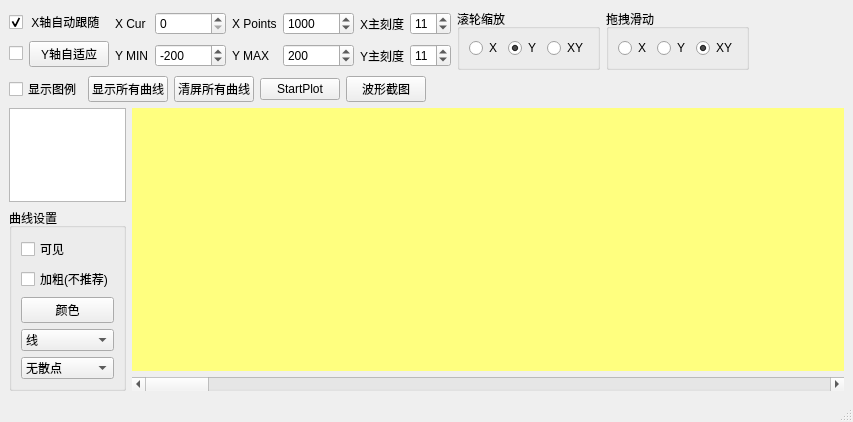
<?xml version="1.0" encoding="UTF-8"?>
<ui version="4.0">
 <class>Plot</class>
 <widget class="QMainWindow" name="Plot">
  <property name="geometry">
   <rect>
    <x>0</x>
    <y>0</y>
    <width>853</width>
    <height>422</height>
   </rect>
  </property>
  <property name="windowTitle">
   <string>MainWindow</string>
  </property>
  <widget class="QWidget" name="centralwidget">
   <layout class="QGridLayout" name="gridLayout_4">
    <item row="0" column="2">
     <spacer name="horizontalSpacer">
      <property name="orientation">
       <enum>Qt::Horizontal</enum>
      </property>
      <property name="sizeHint" stdset="0">
       <size>
        <width>82</width>
        <height>20</height>
       </size>
      </property>
     </spacer>
    </item>
    <item row="0" column="0" colspan="2">
     <layout class="QHBoxLayout" name="horizontalLayout_3">
      <item>
       <layout class="QVBoxLayout" name="verticalLayout">
        <item>
         <widget class="QCheckBox" name="checkBoxXTrackAixs">
          <property name="text">
           <string> X轴自动跟随</string>
          </property>
          <property name="checked">
           <bool>true</bool>
          </property>
          <property name="tristate">
           <bool>false</bool>
          </property>
         </widget>
        </item>
        <item>
         <layout class="QHBoxLayout" name="horizontalLayout">
          <item>
           <widget class="QCheckBox" name="checkBoxYAutoScale">
            <property name="text">
             <string/>
            </property>
           </widget>
          </item>
          <item>
           <widget class="QPushButton" name="pushButtonYAutoScale">
            <property name="text">
             <string>Y轴自适应</string>
            </property>
           </widget>
          </item>
         </layout>
        </item>
       </layout>
      </item>
      <item>
       <layout class="QGridLayout" name="gridLayout">
        <item row="0" column="5">
         <widget class="QSpinBox" name="spinBoxXTicks">
          <property name="value">
           <number>11</number>
          </property>
         </widget>
        </item>
        <item row="0" column="0">
         <widget class="QLabel" name="label">
          <property name="text">
           <string>X Cur</string>
          </property>
         </widget>
        </item>
        <item row="0" column="4">
         <widget class="QLabel" name="label_5">
          <property name="text">
           <string>X主刻度</string>
          </property>
         </widget>
        </item>
        <item row="1" column="4">
         <widget class="QLabel" name="label_6">
          <property name="text">
           <string>Y主刻度</string>
          </property>
         </widget>
        </item>
        <item row="1" column="2">
         <widget class="QLabel" name="label_4">
          <property name="text">
           <string>Y MAX</string>
          </property>
         </widget>
        </item>
        <item row="1" column="3">
         <widget class="QSpinBox" name="spinBoxYMax">
          <property name="minimum">
           <number>-100000</number>
          </property>
          <property name="maximum">
           <number>100000</number>
          </property>
          <property name="singleStep">
           <number>20</number>
          </property>
          <property name="value">
           <number>200</number>
          </property>
         </widget>
        </item>
        <item row="1" column="0">
         <widget class="QLabel" name="label_2">
          <property name="text">
           <string>Y MIN</string>
          </property>
         </widget>
        </item>
        <item row="0" column="3">
         <widget class="QSpinBox" name="spinBoxXPoints">
          <property name="maximum">
           <number>200000</number>
          </property>
          <property name="singleStep">
           <number>20</number>
          </property>
          <property name="value">
           <number>1000</number>
          </property>
         </widget>
        </item>
        <item row="1" column="1">
         <widget class="QSpinBox" name="spinBoxYMin">
          <property name="minimum">
           <number>-100000</number>
          </property>
          <property name="maximum">
           <number>100000</number>
          </property>
          <property name="singleStep">
           <number>20</number>
          </property>
          <property name="value">
           <number>-200</number>
          </property>
         </widget>
        </item>
        <item row="0" column="1">
         <widget class="QSpinBox" name="spinBoxXCurPos">
          <property name="maximum">
           <number>2000000000</number>
          </property>
          <property name="singleStep">
           <number>20</number>
          </property>
         </widget>
        </item>
        <item row="1" column="5">
         <widget class="QSpinBox" name="spinBoxYTicks">
          <property name="value">
           <number>11</number>
          </property>
         </widget>
        </item>
        <item row="0" column="2">
         <widget class="QLabel" name="label_3">
          <property name="text">
           <string>X Points</string>
          </property>
         </widget>
        </item>
       </layout>
      </item>
      <item>
       <widget class="QGroupBox" name="groupBoxRangeZoom">
        <property name="title">
         <string>滚轮缩放</string>
        </property>
        <property name="checkable">
         <bool>false</bool>
        </property>
        <property name="checked">
         <bool>false</bool>
        </property>
        <layout class="QGridLayout" name="gridLayout_2">
         <item row="0" column="2">
          <widget class="QRadioButton" name="radioButtonRangeZoomXY">
           <property name="text">
            <string>XY</string>
           </property>
          </widget>
         </item>
         <item row="0" column="0">
          <widget class="QRadioButton" name="radioButtonRangeZoomX">
           <property name="text">
            <string>X</string>
           </property>
          </widget>
         </item>
         <item row="0" column="1">
          <widget class="QRadioButton" name="radioButtonRangeZoomY">
           <property name="text">
            <string>Y</string>
           </property>
           <property name="checked">
            <bool>true</bool>
           </property>
          </widget>
         </item>
        </layout>
       </widget>
      </item>
      <item>
       <widget class="QGroupBox" name="groupBoxRangeDrag">
        <property name="title">
         <string>拖拽滑动</string>
        </property>
        <layout class="QGridLayout" name="gridLayout_3">
         <item row="0" column="2">
          <widget class="QRadioButton" name="radioButtonRangeDragXY">
           <property name="text">
            <string>XY</string>
           </property>
           <property name="checked">
            <bool>true</bool>
           </property>
          </widget>
         </item>
         <item row="0" column="0">
          <widget class="QRadioButton" name="radioButtonRangeDragX">
           <property name="text">
            <string>X</string>
           </property>
          </widget>
         </item>
         <item row="0" column="1">
          <widget class="QRadioButton" name="radioButtonRangeDragY">
           <property name="text">
            <string>Y</string>
           </property>
          </widget>
         </item>
        </layout>
       </widget>
      </item>
     </layout>
    </item>
    <item row="1" column="1">
     <spacer name="horizontalSpacer_2">
      <property name="orientation">
       <enum>Qt::Horizontal</enum>
      </property>
      <property name="sizeHint" stdset="0">
       <size>
        <width>291</width>
        <height>20</height>
       </size>
      </property>
     </spacer>
    </item>
    <item row="1" column="0">
     <layout class="QHBoxLayout" name="horizontalLayout_4">
      <item>
       <widget class="QCheckBox" name="checkBoxShowLegend">
        <property name="text">
         <string>显示图例</string>
        </property>
       </widget>
      </item>
      <item>
       <widget class="QPushButton" name="pushButtonShowAllCurve">
        <property name="text">
         <string>显示所有曲线</string>
        </property>
       </widget>
      </item>
      <item>
       <widget class="QPushButton" name="pushButtonClearAllCurve">
        <property name="text">
         <string>清屏所有曲线</string>
        </property>
       </widget>
      </item>
      <item>
       <widget class="QPushButton" name="pushButtonStartPlot">
        <property name="text">
         <string>StartPlot</string>
        </property>
        <property name="checkable">
         <bool>true</bool>
        </property>
       </widget>
      </item>
      <item>
       <widget class="QPushButton" name="pushButtonSavePng">
        <property name="text">
         <string>波形截图</string>
        </property>
       </widget>
      </item>
     </layout>
    </item>
    <item row="2" column="0" colspan="3">
     <layout class="QHBoxLayout" name="horizontalLayout_2" stretch="1,12">
      <item>
       <layout class="QVBoxLayout" name="verticalLayout_3">
        <item>
         <widget class="QListWidget" name="listWidgetChannels">
          <property name="currentRow">
           <number>-1</number>
          </property>
         </widget>
        </item>
        <item>
         <widget class="QGroupBox" name="groupBox">
          <property name="title">
           <string>曲线设置</string>
          </property>
          <layout class="QVBoxLayout" name="verticalLayout_2">
           <item>
            <widget class="QCheckBox" name="checkBoxCurveVisible">
             <property name="text">
              <string>可见</string>
             </property>
            </widget>
           </item>
           <item>
            <widget class="QCheckBox" name="checkBoxCurveBold">
             <property name="text">
              <string>加粗(不推荐)</string>
             </property>
            </widget>
           </item>
           <item>
            <widget class="QPushButton" name="pushButtonCurveColor">
             <property name="text">
              <string>颜色</string>
             </property>
            </widget>
           </item>
           <item>
            <widget class="QComboBox" name="comboBoxCurveLineStyle">
             <property name="currentIndex">
              <number>1</number>
             </property>
             <item>
              <property name="text">
               <string>点</string>
              </property>
             </item>
             <item>
              <property name="text">
               <string>线</string>
              </property>
             </item>
             <item>
              <property name="text">
               <string>左</string>
              </property>
             </item>
             <item>
              <property name="text">
               <string>右</string>
              </property>
             </item>
             <item>
              <property name="text">
               <string>中</string>
              </property>
             </item>
             <item>
              <property name="text">
               <string>积</string>
              </property>
             </item>
            </widget>
           </item>
           <item>
            <widget class="QComboBox" name="comboBoxCurveScatterStyle">
             <item>
              <property name="text">
               <string>无散点</string>
              </property>
              <property name="icon">
               <iconset resource="res.qrc">
                <normaloff>:/images/picScatterStyle/ssNone.png</normaloff>:/images/picScatterStyle/ssNone.png</iconset>
              </property>
             </item>
             <item>
              <property name="text">
               <string>点形</string>
              </property>
              <property name="icon">
               <iconset resource="res.qrc">
                <normaloff>:/images/picScatterStyle/ssDisc.png</normaloff>:/images/picScatterStyle/ssDisc.png</iconset>
              </property>
             </item>
             <item>
              <property name="text">
               <string>x形</string>
              </property>
              <property name="icon">
               <iconset resource="res.qrc">
                <normaloff>:/images/picScatterStyle/ssCross.png</normaloff>:/images/picScatterStyle/ssCross.png</iconset>
              </property>
             </item>
             <item>
              <property name="text">
               <string>+形</string>
              </property>
              <property name="icon">
               <iconset resource="res.qrc">
                <normaloff>:/images/picScatterStyle/ssPlus.png</normaloff>:/images/picScatterStyle/ssPlus.png</iconset>
              </property>
             </item>
             <item>
              <property name="text">
               <string>空心圆</string>
              </property>
              <property name="icon">
               <iconset resource="res.qrc">
                <normaloff>:/images/picScatterStyle/ssCircle.png</normaloff>:/images/picScatterStyle/ssCircle.png</iconset>
              </property>
             </item>
             <item>
              <property name="text">
               <string>实心圆</string>
              </property>
              <property name="icon">
               <iconset resource="res.qrc">
                <normaloff>:/images/picScatterStyle/ssDisc.png</normaloff>:/images/picScatterStyle/ssDisc.png</iconset>
              </property>
             </item>
             <item>
              <property name="text">
               <string>矩形</string>
              </property>
              <property name="icon">
               <iconset resource="res.qrc">
                <normaloff>:/images/picScatterStyle/ssSquare.png</normaloff>:/images/picScatterStyle/ssSquare.png</iconset>
              </property>
             </item>
             <item>
              <property name="text">
               <string>菱形</string>
              </property>
              <property name="icon">
               <iconset resource="res.qrc">
                <normaloff>:/images/picScatterStyle/ssDiamond.png</normaloff>:/images/picScatterStyle/ssDiamond.png</iconset>
              </property>
             </item>
             <item>
              <property name="text">
               <string>星形</string>
              </property>
              <property name="icon">
               <iconset resource="res.qrc">
                <normaloff>:/images/picScatterStyle/ssStar.png</normaloff>:/images/picScatterStyle/ssStar.png</iconset>
              </property>
             </item>
             <item>
              <property name="text">
               <string>正三角</string>
              </property>
              <property name="icon">
               <iconset resource="res.qrc">
                <normaloff>:/images/picScatterStyle/ssTriangle.png</normaloff>:/images/picScatterStyle/ssTriangle.png</iconset>
              </property>
             </item>
             <item>
              <property name="text">
               <string>倒三角</string>
              </property>
              <property name="icon">
               <iconset resource="res.qrc">
                <normaloff>:/images/picScatterStyle/ssTriangleInverted.png</normaloff>:/images/picScatterStyle/ssTriangleInverted.png</iconset>
              </property>
             </item>
             <item>
              <property name="text">
               <string>x框</string>
              </property>
              <property name="icon">
               <iconset resource="res.qrc">
                <normaloff>:/images/picScatterStyle/ssCrossSquare.png</normaloff>:/images/picScatterStyle/ssCrossSquare.png</iconset>
              </property>
             </item>
             <item>
              <property name="text">
               <string>+框</string>
              </property>
              <property name="icon">
               <iconset resource="res.qrc">
                <normaloff>:/images/picScatterStyle/ssPlusSquare.png</normaloff>:/images/picScatterStyle/ssPlusSquare.png</iconset>
              </property>
             </item>
             <item>
              <property name="text">
               <string>x圆</string>
              </property>
              <property name="icon">
               <iconset resource="res.qrc">
                <normaloff>:/images/picScatterStyle/ssCrossCircle.png</normaloff>:/images/picScatterStyle/ssCrossCircle.png</iconset>
              </property>
             </item>
             <item>
              <property name="text">
               <string>+圆</string>
              </property>
              <property name="icon">
               <iconset resource="res.qrc">
                <normaloff>:/images/picScatterStyle/ssPlusCircle.png</normaloff>:/images/picScatterStyle/ssPlusCircle.png</iconset>
              </property>
             </item>
             <item>
              <property name="text">
               <string>和平</string>
              </property>
              <property name="icon">
               <iconset resource="res.qrc">
                <normaloff>:/images/picScatterStyle/ssPeace.png</normaloff>:/images/picScatterStyle/ssPeace.png</iconset>
              </property>
             </item>
            </widget>
           </item>
          </layout>
         </widget>
        </item>
       </layout>
      </item>
      <item>
       <layout class="QVBoxLayout" name="verticalLayout_4">
        <item>
         <widget class="QCustomPlot" name="plot" native="true">
          <property name="autoFillBackground">
           <bool>false</bool>
          </property>
          <property name="styleSheet">
           <string notr="true">background-color: rgb(255, 255, 127);</string>
          </property>
         </widget>
        </item>
        <item>
         <widget class="QScrollBar" name="horizontalScrollBar">
          <property name="orientation">
           <enum>Qt::Horizontal</enum>
          </property>
         </widget>
        </item>
       </layout>
      </item>
     </layout>
    </item>
   </layout>
  </widget>
  <widget class="QMenuBar" name="menuBar">
   <property name="geometry">
    <rect>
     <x>0</x>
     <y>0</y>
     <width>853</width>
     <height>21</height>
    </rect>
   </property>
  </widget>
  <widget class="QStatusBar" name="statusBar"/>
 </widget>
 <customwidgets>
  <customwidget>
   <class>QCustomPlot</class>
   <extends>QWidget</extends>
   <header location="global">qcustomplot/qcustomplot.h</header>
   <container>1</container>
  </customwidget>
 </customwidgets>
 <resources>
  <include location="res.qrc"/>
 </resources>
 <connections/>
</ui>
